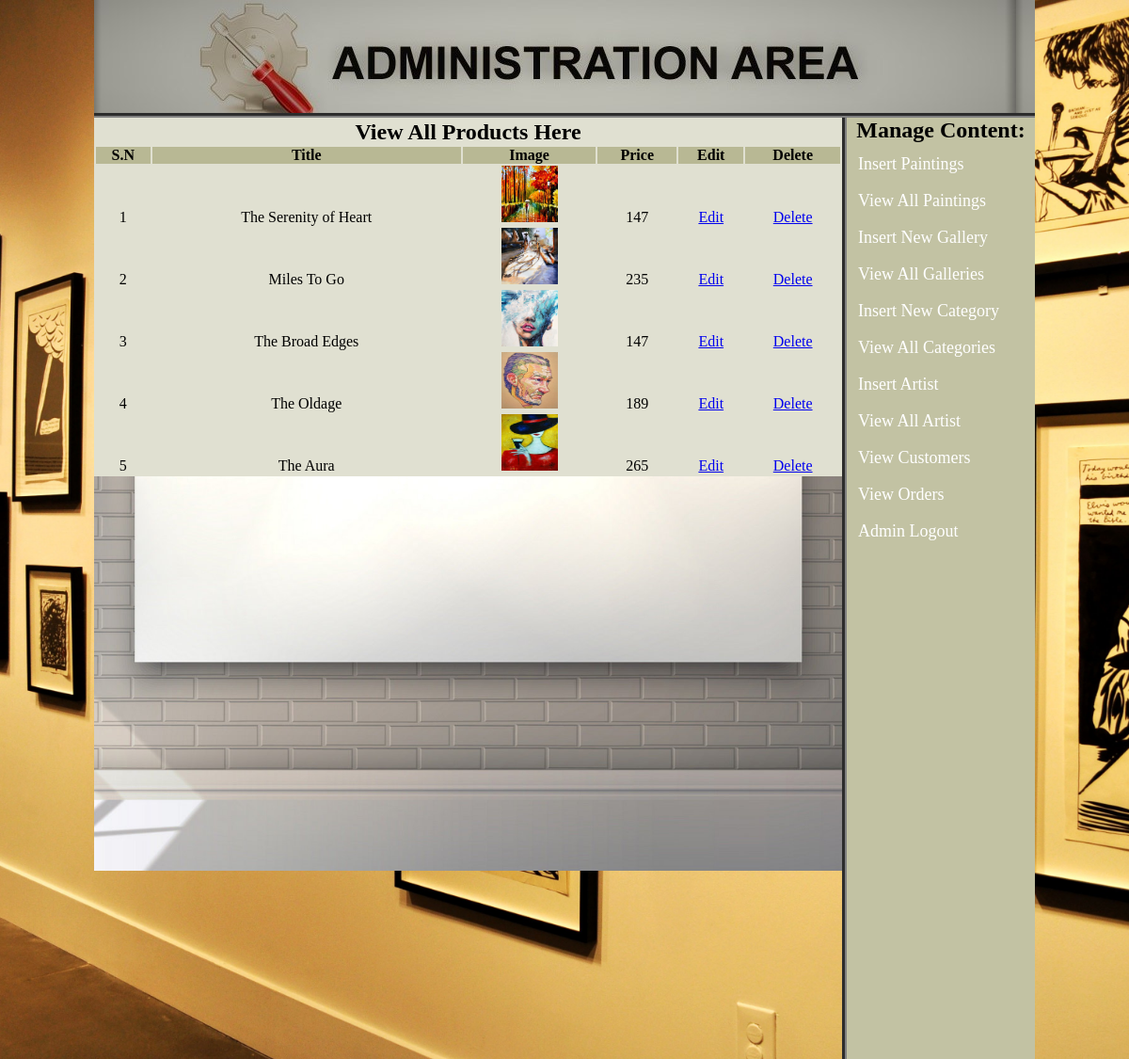
The app's page /admin_area/index.php?view_paintings (signed in) with its own data.
### tables this page shows
CREATE TABLE `painting` (
  `painting_id` int(100) NOT NULL,
  `painting_cat` int(100) NOT NULL,
  `artist_id` int(100) NOT NULL,
  `painting_title` varchar(255) NOT NULL,
  `painting_price` int(100) NOT NULL,
  `gallery_id` int(100) NOT NULL,
  `painting_desc` text NOT NULL,
  `painting_image` text NOT NULL,
  `painting_displaydate` timestamp NOT NULL DEFAULT CURRENT_TIMESTAMP,
  `painting_keywords` varchar(200) NOT NULL
);

### admin_area/view_paintings.php (the view)
<table width="795" align="center" bgcolor="#e0e0d1">
     <tr align="center">
	    <td colspan="6"><h2>View All Products Here</h2></td>
     </tr>
	 <tr align="center" bgcolor="#b8b894">
	    <th>S.N</th>
	    <th>Title</th>
	     <th>Image</th>
		 <th>Price</th>
		 <th>Edit</th>
		 <th>Delete</th>
	 </tr>
	 <?php
	 include("includes/db.php");
	 $get_painting="select * from painting";
	 $run_painting=mysqli_query($con,$get_painting);
	 $i=0;
	 while($row_painting=mysqli_fetch_array($run_painting)){
		 $painting_id=$row_painting['painting_id'];
		 $painting_title=$row_painting['painting_title'];
		 $painting_image=$row_painting['painting_image'];
		 $painting_price=$row_painting['painting_price'];
		 $i++;
	 ?>
	 <tr align="center">
	     <td><?php echo $i;?></td>
		 <td><?php echo $painting_title;?></td>
		 <td><img src="paintingimages/<?php echo $painting_image;?>" width="60" height="60" /></td>
		 <td><?php echo $painting_price;?></td>
		 <td><a href="index.php?edit_painting=<?php echo $painting_id;?>">Edit</a></td>
		 <td><a href="delete_paintings.php?delete_paintings=<?php echo $painting_id;?>">Delete</a></td>
	 </tr>
	 <?php } ?>
</table>

### admin_area/styles/style.css (style rules this page uses)
html, body, div, span, applet, object, iframe, h1, h2, h3, h4, h5, h6, p, blockquote, pre, a, abbr, acronym, address, big, cite, code, del, dfn, em, img, ins, kbd, q, s, samp, small, strike, strong, sub, sup, tt, var, b, u, i, center, dl, dt, dd, ol, ul, li, fieldset, form, label, legend, table, caption, tbody, tfoot, thead, tr, th, td, article, aside, canvas, details, embed, figure, figcaption, footer, header, hgroup, menu, nav, output, ruby, section, summary, time, mark, audio, video { margin: 0; padding: 0; border: 0; vertical-align: baseline; }
body { background-image:url(../images/o4.jpg); height:100%; background-position:center; background-repeat:repeat; background-size:cover; }

### records on screen
painting: painting_title "The Serenity of Heart", painting_image (picture), painting_price "147"
painting: painting_title "Miles To Go", painting_image (picture), painting_price "235"
painting: painting_title "The Broad Edges", painting_image (picture), painting_price "147"
painting: painting_title "The Oldage", painting_image (picture), painting_price "189"
painting: painting_title "The Aura", painting_image (picture), painting_price "265"
